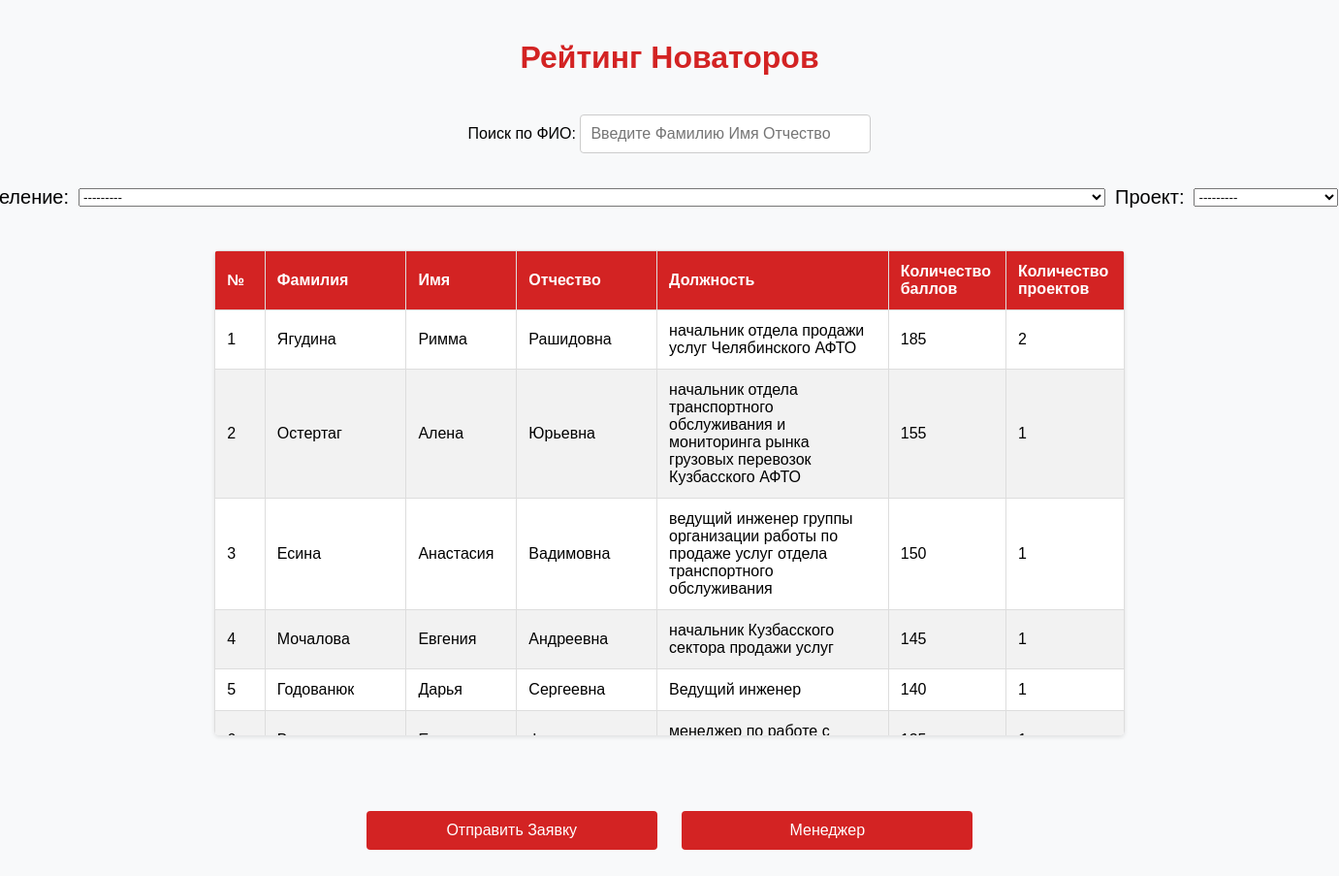
The page / on the database its author committed.
### blog/models.py (models this page shows, shortened)
class Employee(models.Model):
    number = models.IntegerField(default=0)
    last_name = models.CharField(max_length=100)
    first_name = models.CharField(max_length=100)
    middle_name = models.CharField(max_length=100)
    job_title = models.CharField(max_length=255)
    department = models.CharField(max_length=255)
    score = models.IntegerField(default=0)
    personal_score = models.IntegerField(default=0)
    project = models.CharField(max_length=255, default='')
    role_in_project = models.CharField(max_length=255, default='')
    init = models.BooleanField(default=False)
    active = models.BooleanField(default=False)
    time_created = models.DateTimeField(auto_now_add=True)
    class Meta:
        verbose_name = 'Рейтинг ПД'
        verbose_name_plural = 'Рейтинг ПД'
        ordering = ['active']

### blog/views.py (the view, shortened to what this page needs)
# urls.py: path('', views.add_rating, name = 'home'),
def add_rating(request):
    filter = EmployeeFilter(request.GET, queryset=Employee.objects.filter(active=True))
    employees = filter.qs
    employees = employees.values(
        'last_name', 'first_name', 'middle_name', 'job_title', 'department'
    ).annotate(
        total_score=Sum('score'),
        project_count=Count('project', distinct=True)
    ).order_by('-total_score')
    employees = employees.annotate(
        row_number=Window(
            expression=RowNumber(),
            order_by=F('total_score').desc()
        )
    )
    employees = employees.values(
        'row_number', 'last_name', 'first_name', 'middle_name', 'job_title', 'total_score',
        'project_count'
    )
    print(employees)
    return render(request, 'blog/table.html', {'employees': employees, 'filter': filter})

### blog/filters.py (called while the page is built)
def get_active_projects(field_name):
    active_projects = Employee.objects.filter(active=True).values_list(field_name, flat=True).distinct()
    return [(proj, proj) for proj in active_projects]

### blog/templates/blog/table.html (shortened to what this page needs)
<!DOCTYPE html>
<html lang="ru">
<head>
    <link href="../../static/css/rating.css" rel="stylesheet">
</head>
<body>
<h1>Рейтинг Новаторов</h1>
<br>
<div class="search-container">
    <label for="search">Поиск по ФИО:</label>
    <input type="text" id="search" oninput="filterTable()" placeholder="Введите Фамилию Имя Отчество">
</div>
<form method="get" class="filter-form">
    <div class="filter-fields">
        {% for field in filter.form %}
            <div class="field-container">
                <label>{{ field.label_tag }}</label>
                {{ field }}
            </div>
        {% endfor %}
    </div>
</form>
<br>
<div class="table-container">
    <table id="data-table">
        <thead>
            <tr>
                <th>№</th>
                <th>Фамилия</th>
                <th>Имя</th>
                <th>Отчество</th>
                <th>Должность</th>
                <th>Количество баллов</th>
                <th>Количество проектов</th>
            </tr>
        </thead>
        <tbody>
            {% for employee in employees %}
            <tr>
                <td data-label="№">{{ employee.row_number }}</td>
                <td data-label="Фамилия">{{ employee.last_name }}</td>
                <td data-label="Имя">{{ employee.first_name }}</td>
                <td data-label="Отчество">{{ employee.middle_name }}</td>
                <td data-label="Должность">{{ employee.job_title }}</td>
                <td data-label="Количество баллов">{{ employee.total_score }}</td>
                <td data-label="Количество проектов"> {{ employee.project_count }} </td>
            </tr>
            {% endfor %}
        </tbody>
    </table>
</div>
<br>
<div class="button-container">
    <form action="{% url 'choice' %}">
        <input type="submit" value="Отправить Заявку">
    </form>
    <form action="/admin/">
        <input type="submit" value="Менеджер">
    </form>
</div>
</body>
</html>

### static/css/rating.css (style rules this page uses)
.table-container { width: 70%; height: 500px; overflow-y: auto; margin: 0 auto; }
table { width: 100%; border-collapse: collapse; }
td, th { border: 1px solid #ddd; padding: 8px; text-align: left; }
tr:nth-child(even) { background-color: #f2f2f2; }
th { background-color: #4CAF50; color: white; }
form { font-size: 20px; }
input { width: 300px; height: 40px; font-size: 16px; margin-bottom: 10px; padding: 5px; box-sizing: border-box; font-family: Arial, sans-serif; }

### blog/templates/blog/table.html (style rules this page uses)
body { font-family: 'Arial', sans-serif; background-color: #f8f9fa; margin: 0; padding: 20px; }
h1 { text-align: center; color: #d32323; font-size: 2em; }
.search-container { text-align: center; margin-bottom: 20px; }
#search { width: 300px; padding: 10px; font-size: 16px; border: 1px solid #ccc; border-radius: 4px; }
.table-container { overflow-y: auto; overflow-x: hidden; max-height: 600px; margin-bottom: 20px; box-shadow: 0 2px 4px rgba(0, 0, 0, 0.1); border-radius: 5px; background-color: #fff; position: relative; }
table { width: 100%; border-collapse: collapse; margin: 0; }
thead { position: sticky; top: -1px; background-color: #d32323; z-index: 1; }
th, td { padding: 12px; text-align: left; border-bottom: 1px solid #ddd; }
th { background-color: #d32323; color: #fff; }
tr:nth-child(even) { background-color: #f2f2f2; }
.button-container { text-align: center; margin-top: 40px; }
.button-container input, .button-container button { display: inline-block; margin: 0 10px; padding: 10px 20px; font-size: 16px; cursor: pointer; color: #fff; background-color: #d32323; border: none; border-radius: 4px; text-decoration: none; }
.button-container form { display: inline; }
.filter-form { display: flex; align-items: center; justify-content: center; margin-bottom: 20px; }
.filter-fields { display: flex; align-items: center; }
.filter-fields .field-container { display: flex; align-items: center; margin-right: 10px; }
.filter-fields label { margin-right: 5px; }

### rows shown on the page
Employee: row_number "2", last_name "Остертаг", first_name "Алена", middle_name "Юрьевна", job_title "начальник отдела транспортного обслуживания и мониторинга рынка грузовых перевозок Кузбасского АФТО", total_score "155", project_count "1"
Employee: row_number "3", last_name "Есина", first_name "Анастасия", middle_name "Вадимовна", job_title "ведущий инженер группы организации работы по продаже услуг отдела транспортного обслуживания", total_score "150", project_count "1"
Employee: row_number "4", last_name "Мочалова", first_name "Евгения", middle_name "Андреевна", job_title "начальник Кузбасского сектора продажи услуг", total_score "145", project_count "1"
Employee: row_number "5", last_name "Годованюк", first_name "Дарья", middle_name "Сергеевна", job_title "Ведущий инженер", total_score "140", project_count "1"

### other values the page prints
{{ field.label_tag }} "Проект:"
{{ employee.row_number }} "1"
{{ employee.last_name }} "Ягудина"
{{ employee.first_name }} "Римма"
{{ employee.middle_name }} "Рашидовна"
{{ employee.job_title }} "начальник отдела продажи услуг Челябинского АФТО" "менеджер по работе с…"
{{ employee.total_score }} "185"
{{ employee.project_count }} "2"
